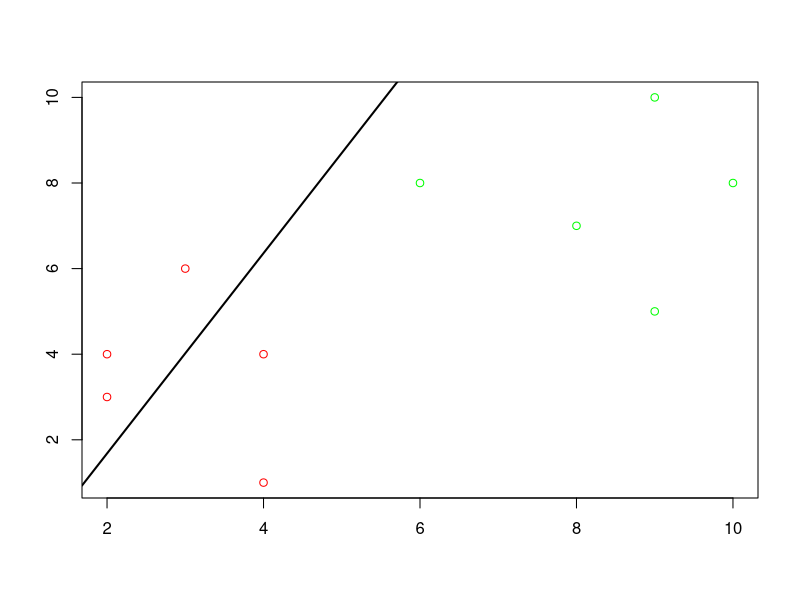

Source code (R):
# Netegem totes les variàbles anteriors
rm(list=ls())

# Útil per imprimir paràmetres per pantalla
printf <- function(...) { cat(sprintf(...), "\n") }

within_scatter <- function(mat, m) {
  # S_k = SUM(n)[(x_n - m_m)(x_n - m_-)T
  # Inicialitzem la matriu S_k
  Sk <- matrix(0, nrow(mat), nrow(mat))
  for (i in 1:ncol(mat)) {
    vaux = mat[,i] - m
    Sk <- Sk + vaux %*% t(vaux)
  }
  return(Sk)
}

# Afegim les dades del problema per columnes
v1 <- matrix(c(c(4, 1), c(2, 4), c(2, 3), c(3, 6), c(4, 4)), nrow=2)
v2 <- matrix(c(c(9, 10), c(6, 8), c(9, 5), c(8, 7), c(10, 8)), nrow=2)

# Apartat 1 Calcular m1 i m2
m1 <- matrix(c(mean(v1[1,]), mean(v1[2,])))
m2 <- matrix(c(mean(v2[1,]), mean(v2[2,])))

printf("m1")
print(m1)

printf("m2")
print(m2)

# Apartat 2 Calcular S1, S2 i SW
S1 <- within_scatter(v1, m1)
S2 <- within_scatter(v2, m2)
SW <- S1 + S2
printf("S1:")
print(S1)
printf("S2:")
print(S2)
printf("SW:")
print(SW)

# Apartat 3 Calcular SB
m21 <- m2 - m1
SB <- m21 %*% t(m21)
printf("SB:")
print(SB) 

# Apartat 4a Calcular w*
wstar <- solve(SW) %*% (m1 - m2)
printf("W*:")
print(wstar)

# Apartat 4b Calcular w*
result <- eigen(solve(SW) %*% SB)$vectors
print(result)

#Apartat 5, representar les dades i w*
N <- ncol(v1)
par(mfrow=c(1,1))
plot(c(v1[1,], v2[1,]), c(v1[2,],v2[2,]),col=c(rep('red',N),rep('green',N)),xlab='',ylab='')
abline(-3,wstar[1]/wstar[2],col='black',lwd=2)